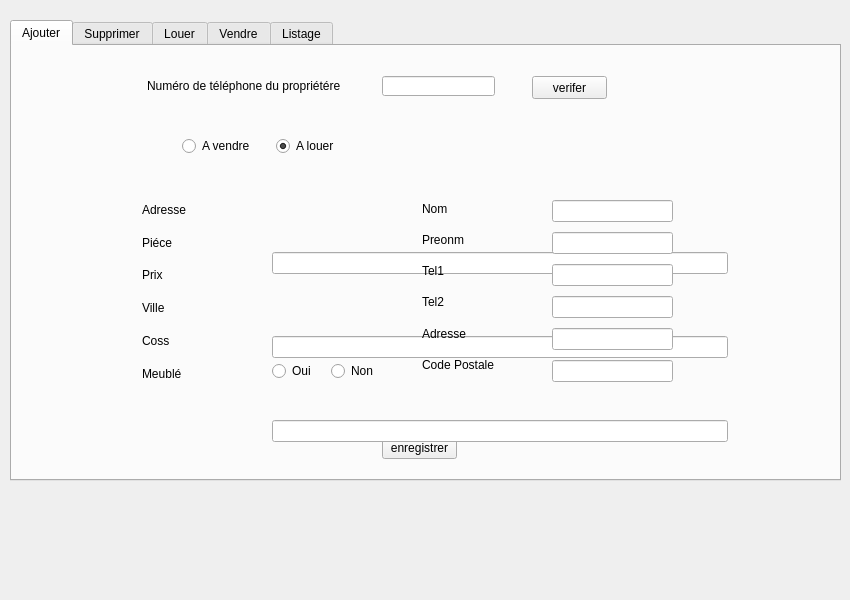
<?xml version="1.0" encoding="UTF-8"?>
<ui version="4.0">
 <class>menu</class>
 <widget class="QMainWindow" name="menu">
  <property name="geometry">
   <rect>
    <x>0</x>
    <y>0</y>
    <width>850</width>
    <height>600</height>
   </rect>
  </property>
  <property name="windowTitle">
   <string>MainWindow</string>
  </property>
  <widget class="QWidget" name="centralwidget">
   <widget class="QTabWidget" name="tabWidget">
    <property name="geometry">
     <rect>
      <x>10</x>
      <y>20</y>
      <width>831</width>
      <height>461</height>
     </rect>
    </property>
    <property name="whatsThis">
     <string/>
    </property>
    <property name="currentIndex">
     <number>0</number>
    </property>
    <widget class="QWidget" name="Ajouter">
     <attribute name="title">
      <string>Ajouter</string>
     </attribute>
     <widget class="QPushButton" name="verfier">
      <property name="geometry">
       <rect>
        <x>520</x>
        <y>30</y>
        <width>75</width>
        <height>23</height>
       </rect>
      </property>
      <property name="cursor">
       <cursorShape>PointingHandCursor</cursorShape>
      </property>
      <property name="text">
       <string>verifer</string>
      </property>
     </widget>
     <widget class="QLineEdit" name="num">
      <property name="geometry">
       <rect>
        <x>370</x>
        <y>30</y>
        <width>113</width>
        <height>20</height>
       </rect>
      </property>
     </widget>
     <widget class="QLabel" name="label">
      <property name="geometry">
       <rect>
        <x>135</x>
        <y>30</y>
        <width>211</width>
        <height>20</height>
       </rect>
      </property>
      <property name="text">
       <string>Numéro de téléphone du propriétére</string>
      </property>
     </widget>
     <widget class="QWidget" name="layoutWidget">
      <property name="geometry">
       <rect>
        <x>260</x>
        <y>310</y>
        <width>111</width>
        <height>31</height>
       </rect>
      </property>
      <layout class="QHBoxLayout" name="horizontalLayout_2">
       <item>
        <widget class="QRadioButton" name="a12_1">
         <property name="text">
          <string>Oui</string>
         </property>
        </widget>
       </item>
       <item>
        <widget class="QRadioButton" name="a12_2">
         <property name="text">
          <string>Non</string>
         </property>
        </widget>
       </item>
      </layout>
     </widget>
     <widget class="QPushButton" name="enregistrer">
      <property name="geometry">
       <rect>
        <x>370</x>
        <y>390</y>
        <width>75</width>
        <height>23</height>
       </rect>
      </property>
      <property name="cursor">
       <cursorShape>PointingHandCursor</cursorShape>
      </property>
      <property name="text">
       <string>enregistrer</string>
      </property>
     </widget>
     <widget class="QWidget" name="layoutWidget_2">
      <property name="geometry">
       <rect>
        <x>170</x>
        <y>90</y>
        <width>181</width>
        <height>20</height>
       </rect>
      </property>
      <layout class="QHBoxLayout" name="horizontalLayout">
       <item>
        <widget class="QRadioButton" name="v">
         <property name="text">
          <string>A vendre</string>
         </property>
         <property name="checkable">
          <bool>true</bool>
         </property>
         <property name="checked">
          <bool>false</bool>
         </property>
        </widget>
       </item>
       <item>
        <widget class="QRadioButton" name="l">
         <property name="text">
          <string>A louer</string>
         </property>
         <property name="checked">
          <bool>true</bool>
         </property>
        </widget>
       </item>
      </layout>
     </widget>
     <widget class="QWidget" name="layoutWidget_3">
      <property name="geometry">
       <rect>
        <x>260</x>
        <y>150</y>
        <width>456</width>
        <height>472</height>
       </rect>
      </property>
      <layout class="QVBoxLayout" name="verticalLayout">
       <item>
        <widget class="QLineEdit" name="a7"/>
       </item>
       <item>
        <widget class="QLineEdit" name="a8"/>
       </item>
       <item>
        <widget class="QLineEdit" name="a9"/>
       </item>
       <item>
        <widget class="QLineEdit" name="a10"/>
       </item>
       <item>
        <widget class="QLineEdit" name="a11"/>
       </item>
      </layout>
     </widget>
     <widget class="QWidget" name="layoutWidget_4">
      <property name="geometry">
       <rect>
        <x>130</x>
        <y>150</y>
        <width>101</width>
        <height>191</height>
       </rect>
      </property>
      <layout class="QVBoxLayout" name="verticalLayout_2">
       <item>
        <widget class="QLabel" name="a1">
         <property name="text">
          <string>Adresse</string>
         </property>
        </widget>
       </item>
       <item>
        <widget class="QLabel" name="a2">
         <property name="text">
          <string>Piéce</string>
         </property>
        </widget>
       </item>
       <item>
        <widget class="QLabel" name="a3">
         <property name="text">
          <string>Prix</string>
         </property>
        </widget>
       </item>
       <item>
        <widget class="QLabel" name="a4">
         <property name="text">
          <string>Ville</string>
         </property>
        </widget>
       </item>
       <item>
        <widget class="QLabel" name="a5">
         <property name="text">
          <string>Coss</string>
         </property>
        </widget>
       </item>
       <item>
        <widget class="QLabel" name="a6">
         <property name="text">
          <string>Meublé</string>
         </property>
        </widget>
       </item>
      </layout>
     </widget>
     <widget class="QWidget" name="layoutWidget_5">
      <property name="geometry">
       <rect>
        <x>540</x>
        <y>150</y>
        <width>121</width>
        <height>191</height>
       </rect>
      </property>
      <layout class="QVBoxLayout" name="verticalLayout_3">
       <item>
        <widget class="QLineEdit" name="b7"/>
       </item>
       <item>
        <widget class="QLineEdit" name="b8"/>
       </item>
       <item>
        <widget class="QLineEdit" name="b9"/>
       </item>
       <item>
        <widget class="QLineEdit" name="b10"/>
       </item>
       <item>
        <widget class="QLineEdit" name="b11"/>
       </item>
       <item>
        <widget class="QLineEdit" name="b12"/>
       </item>
      </layout>
     </widget>
     <widget class="QWidget" name="layoutWidget_6">
      <property name="geometry">
       <rect>
        <x>410</x>
        <y>150</y>
        <width>111</width>
        <height>181</height>
       </rect>
      </property>
      <layout class="QVBoxLayout" name="verticalLayout_4">
       <item>
        <widget class="QLabel" name="b1">
         <property name="text">
          <string>Nom</string>
         </property>
        </widget>
       </item>
       <item>
        <widget class="QLabel" name="b2">
         <property name="text">
          <string>Preonm</string>
         </property>
        </widget>
       </item>
       <item>
        <widget class="QLabel" name="b3">
         <property name="text">
          <string>Tel1</string>
         </property>
        </widget>
       </item>
       <item>
        <widget class="QLabel" name="b4">
         <property name="text">
          <string>Tel2</string>
         </property>
        </widget>
       </item>
       <item>
        <widget class="QLabel" name="b5">
         <property name="text">
          <string>Adresse</string>
         </property>
        </widget>
       </item>
       <item>
        <widget class="QLabel" name="b6">
         <property name="text">
          <string>Code Postale</string>
         </property>
        </widget>
       </item>
      </layout>
     </widget>
    </widget>
    <widget class="QWidget" name="Supprimer">
     <attribute name="title">
      <string>Supprimer</string>
     </attribute>
     <widget class="QLineEdit" name="c">
      <property name="geometry">
       <rect>
        <x>330</x>
        <y>170</y>
        <width>161</width>
        <height>20</height>
       </rect>
      </property>
     </widget>
     <widget class="QPushButton" name="supp">
      <property name="geometry">
       <rect>
        <x>370</x>
        <y>300</y>
        <width>75</width>
        <height>23</height>
       </rect>
      </property>
      <property name="cursor">
       <cursorShape>PointingHandCursor</cursorShape>
      </property>
      <property name="text">
       <string>supprimer</string>
      </property>
     </widget>
     <widget class="QWidget" name="layoutWidget_7">
      <property name="geometry">
       <rect>
        <x>150</x>
        <y>70</y>
        <width>541</width>
        <height>20</height>
       </rect>
      </property>
      <layout class="QHBoxLayout" name="horizontalLayout_3">
       <item>
        <widget class="QRadioButton" name="client">
         <property name="text">
          <string>Client</string>
         </property>
        </widget>
       </item>
       <item>
        <widget class="QRadioButton" name="prop">
         <property name="text">
          <string>Proprietaire</string>
         </property>
        </widget>
       </item>
       <item>
        <widget class="QRadioButton" name="appart">
         <property name="text">
          <string>Appartement</string>
         </property>
        </widget>
       </item>
      </layout>
     </widget>
     <widget class="QLabel" name="a15">
      <property name="enabled">
       <bool>true</bool>
      </property>
      <property name="geometry">
       <rect>
        <x>270</x>
        <y>170</y>
        <width>46</width>
        <height>13</height>
       </rect>
      </property>
      <property name="text">
       <string>Tel :</string>
      </property>
     </widget>
     <widget class="QLabel" name="a16">
      <property name="geometry">
       <rect>
        <x>270</x>
        <y>170</y>
        <width>46</width>
        <height>13</height>
       </rect>
      </property>
      <property name="text">
       <string>Adresse :</string>
      </property>
     </widget>
     <widget class="QLineEdit" name="a12_3">
      <property name="geometry">
       <rect>
        <x>330</x>
        <y>170</y>
        <width>161</width>
        <height>20</height>
       </rect>
      </property>
     </widget>
     <widget class="QLabel" name="label_6">
      <property name="geometry">
       <rect>
        <x>140</x>
        <y>150</y>
        <width>121</width>
        <height>16</height>
       </rect>
      </property>
      <property name="text">
       <string/>
      </property>
      <property name="pixmap">
       <pixmap>Untitled-1.jpg</pixmap>
      </property>
     </widget>
    </widget>
    <widget class="QWidget" name="Louer">
     <attribute name="title">
      <string>Louer</string>
     </attribute>
     <widget class="QLineEdit" name="p1">
      <property name="enabled">
       <bool>true</bool>
      </property>
      <property name="geometry">
       <rect>
        <x>200</x>
        <y>110</y>
        <width>113</width>
        <height>20</height>
       </rect>
      </property>
     </widget>
     <widget class="QLineEdit" name="v1">
      <property name="geometry">
       <rect>
        <x>350</x>
        <y>110</y>
        <width>113</width>
        <height>20</height>
       </rect>
      </property>
     </widget>
     <widget class="QLineEdit" name="s1">
      <property name="geometry">
       <rect>
        <x>510</x>
        <y>110</y>
        <width>113</width>
        <height>20</height>
       </rect>
      </property>
     </widget>
     <widget class="QPushButton" name="rechercher">
      <property name="geometry">
       <rect>
        <x>380</x>
        <y>150</y>
        <width>75</width>
        <height>23</height>
       </rect>
      </property>
      <property name="cursor">
       <cursorShape>PointingHandCursor</cursorShape>
      </property>
      <property name="text">
       <string>rechercher</string>
      </property>
     </widget>
     <widget class="QLineEdit" name="numap">
      <property name="geometry">
       <rect>
        <x>250</x>
        <y>390</y>
        <width>113</width>
        <height>20</height>
       </rect>
      </property>
     </widget>
     <widget class="QLabel" name="label_2">
      <property name="geometry">
       <rect>
        <x>180</x>
        <y>390</y>
        <width>71</width>
        <height>16</height>
       </rect>
      </property>
      <property name="text">
       <string>ID de l'appart</string>
      </property>
     </widget>
     <widget class="QTextEdit" name="champ">
      <property name="enabled">
       <bool>false</bool>
      </property>
      <property name="geometry">
       <rect>
        <x>180</x>
        <y>190</y>
        <width>521</width>
        <height>191</height>
       </rect>
      </property>
      <property name="cursor" stdset="0">
       <cursorShape>ForbiddenCursor</cursorShape>
      </property>
     </widget>
     <widget class="QPushButton" name="valider">
      <property name="geometry">
       <rect>
        <x>640</x>
        <y>390</y>
        <width>75</width>
        <height>23</height>
       </rect>
      </property>
      <property name="cursor">
       <cursorShape>PointingHandCursor</cursorShape>
      </property>
      <property name="text">
       <string>valider</string>
      </property>
     </widget>
     <widget class="QLabel" name="label_3">
      <property name="geometry">
       <rect>
        <x>390</x>
        <y>390</y>
        <width>111</width>
        <height>16</height>
       </rect>
      </property>
      <property name="text">
       <string>Donner num tel client</string>
      </property>
     </widget>
     <widget class="QLineEdit" name="numtel">
      <property name="geometry">
       <rect>
        <x>500</x>
        <y>390</y>
        <width>113</width>
        <height>20</height>
       </rect>
      </property>
     </widget>
     <widget class="QWidget" name="layoutWidget_8">
      <property name="geometry">
       <rect>
        <x>200</x>
        <y>60</y>
        <width>471</width>
        <height>25</height>
       </rect>
      </property>
      <layout class="QHBoxLayout" name="horizontalLayout_4">
       <item>
        <widget class="QCheckBox" name="p">
         <property name="text">
          <string>Prix</string>
         </property>
        </widget>
       </item>
       <item>
        <widget class="QCheckBox" name="ville">
         <property name="text">
          <string>Ville</string>
         </property>
        </widget>
       </item>
       <item>
        <widget class="QCheckBox" name="s">
         <property name="text">
          <string>s + ?</string>
         </property>
        </widget>
       </item>
      </layout>
     </widget>
    </widget>
    <widget class="QWidget" name="Vendre">
     <attribute name="title">
      <string>Vendre</string>
     </attribute>
     <widget class="QWidget" name="layoutWidget_9">
      <property name="geometry">
       <rect>
        <x>200</x>
        <y>60</y>
        <width>471</width>
        <height>25</height>
       </rect>
      </property>
      <layout class="QHBoxLayout" name="horizontalLayout_5">
       <item>
        <widget class="QCheckBox" name="p_2">
         <property name="text">
          <string>Prix</string>
         </property>
        </widget>
       </item>
       <item>
        <widget class="QCheckBox" name="ville_2">
         <property name="text">
          <string>Ville</string>
         </property>
        </widget>
       </item>
       <item>
        <widget class="QCheckBox" name="s_2">
         <property name="text">
          <string>s + ?</string>
         </property>
        </widget>
       </item>
      </layout>
     </widget>
     <widget class="QLineEdit" name="s1_2">
      <property name="geometry">
       <rect>
        <x>510</x>
        <y>110</y>
        <width>113</width>
        <height>20</height>
       </rect>
      </property>
     </widget>
     <widget class="QPushButton" name="rechercher_2">
      <property name="geometry">
       <rect>
        <x>380</x>
        <y>150</y>
        <width>75</width>
        <height>23</height>
       </rect>
      </property>
      <property name="cursor">
       <cursorShape>PointingHandCursor</cursorShape>
      </property>
      <property name="text">
       <string>rechercher</string>
      </property>
     </widget>
     <widget class="QLabel" name="label_4">
      <property name="geometry">
       <rect>
        <x>180</x>
        <y>390</y>
        <width>71</width>
        <height>16</height>
       </rect>
      </property>
      <property name="text">
       <string>ID de l'appart</string>
      </property>
     </widget>
     <widget class="QPushButton" name="valider_2">
      <property name="geometry">
       <rect>
        <x>640</x>
        <y>390</y>
        <width>75</width>
        <height>23</height>
       </rect>
      </property>
      <property name="cursor">
       <cursorShape>PointingHandCursor</cursorShape>
      </property>
      <property name="text">
       <string>valider</string>
      </property>
     </widget>
     <widget class="QTextEdit" name="champ_2">
      <property name="enabled">
       <bool>false</bool>
      </property>
      <property name="geometry">
       <rect>
        <x>180</x>
        <y>190</y>
        <width>521</width>
        <height>191</height>
       </rect>
      </property>
      <property name="cursor" stdset="0">
       <cursorShape>ForbiddenCursor</cursorShape>
      </property>
     </widget>
     <widget class="QLabel" name="label_5">
      <property name="geometry">
       <rect>
        <x>390</x>
        <y>390</y>
        <width>111</width>
        <height>16</height>
       </rect>
      </property>
      <property name="text">
       <string>Donner num tel client</string>
      </property>
     </widget>
     <widget class="QLineEdit" name="v1_2">
      <property name="geometry">
       <rect>
        <x>350</x>
        <y>110</y>
        <width>113</width>
        <height>20</height>
       </rect>
      </property>
     </widget>
     <widget class="QLineEdit" name="numap_2">
      <property name="geometry">
       <rect>
        <x>250</x>
        <y>390</y>
        <width>113</width>
        <height>20</height>
       </rect>
      </property>
     </widget>
     <widget class="QLineEdit" name="numtel_2">
      <property name="geometry">
       <rect>
        <x>500</x>
        <y>390</y>
        <width>113</width>
        <height>20</height>
       </rect>
      </property>
     </widget>
     <widget class="QLineEdit" name="p1_2">
      <property name="enabled">
       <bool>true</bool>
      </property>
      <property name="geometry">
       <rect>
        <x>200</x>
        <y>110</y>
        <width>113</width>
        <height>20</height>
       </rect>
      </property>
     </widget>
    </widget>
    <widget class="QWidget" name="listage">
     <attribute name="title">
      <string>Listage</string>
     </attribute>
     <widget class="QTextEdit" name="textEdit">
      <property name="enabled">
       <bool>false</bool>
      </property>
      <property name="geometry">
       <rect>
        <x>160</x>
        <y>60</y>
        <width>481</width>
        <height>341</height>
       </rect>
      </property>
      <property name="cursor" stdset="0">
       <cursorShape>ForbiddenCursor</cursorShape>
      </property>
     </widget>
     <widget class="QWidget" name="layoutWidget_10">
      <property name="geometry">
       <rect>
        <x>130</x>
        <y>30</y>
        <width>541</width>
        <height>20</height>
       </rect>
      </property>
      <layout class="QHBoxLayout" name="horizontalLayout_6">
       <item>
        <widget class="QRadioButton" name="radioButton">
         <property name="text">
          <string>prop</string>
         </property>
        </widget>
       </item>
       <item>
        <widget class="QRadioButton" name="radioButton_4">
         <property name="text">
          <string>alouer</string>
         </property>
        </widget>
       </item>
       <item>
        <widget class="QRadioButton" name="radioButton_2">
         <property name="text">
          <string>client</string>
         </property>
        </widget>
       </item>
       <item>
        <widget class="QRadioButton" name="radioButton_5">
         <property name="text">
          <string>bail</string>
         </property>
        </widget>
       </item>
       <item>
        <widget class="QRadioButton" name="radioButton_3">
         <property name="text">
          <string>avendre</string>
         </property>
        </widget>
       </item>
       <item>
        <widget class="QRadioButton" name="radioButton_6">
         <property name="text">
          <string>Visite</string>
         </property>
        </widget>
       </item>
      </layout>
     </widget>
    </widget>
   </widget>
  </widget>
 </widget>
 <resources/>
 <connections/>
</ui>
